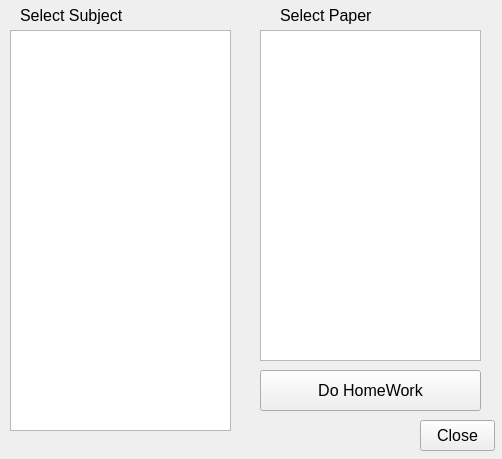
<?xml version="1.0" encoding="UTF-8"?>
<ui version="4.0">
 <class>OpenHomeWork</class>
 <widget class="QWidget" name="OpenHomeWork">
  <property name="geometry">
   <rect>
    <x>0</x>
    <y>0</y>
    <width>502</width>
    <height>459</height>
   </rect>
  </property>
  <property name="font">
   <font>
    <pointsize>12</pointsize>
   </font>
  </property>
  <property name="windowTitle">
   <string>Form</string>
  </property>
  <widget class="QPushButton" name="pBClose">
   <property name="geometry">
    <rect>
     <x>420</x>
     <y>420</y>
     <width>75</width>
     <height>31</height>
    </rect>
   </property>
   <property name="text">
    <string>Close</string>
   </property>
  </widget>
  <widget class="QPushButton" name="pBOpen">
   <property name="geometry">
    <rect>
     <x>260</x>
     <y>370</y>
     <width>221</width>
     <height>41</height>
    </rect>
   </property>
   <property name="text">
    <string>Do HomeWork</string>
   </property>
  </widget>
  <widget class="QLabel" name="label">
   <property name="geometry">
    <rect>
     <x>20</x>
     <y>0</y>
     <width>111</width>
     <height>31</height>
    </rect>
   </property>
   <property name="text">
    <string>Select Subject</string>
   </property>
  </widget>
  <widget class="QLabel" name="label_2">
   <property name="geometry">
    <rect>
     <x>280</x>
     <y>5</y>
     <width>101</width>
     <height>21</height>
    </rect>
   </property>
   <property name="text">
    <string>Select Paper</string>
   </property>
  </widget>
  <widget class="QListWidget" name="lWSelectSubject">
   <property name="geometry">
    <rect>
     <x>10</x>
     <y>30</y>
     <width>221</width>
     <height>401</height>
    </rect>
   </property>
   <property name="font">
    <font>
     <pointsize>15</pointsize>
    </font>
   </property>
  </widget>
  <widget class="QListWidget" name="lWSelectHomeWork">
   <property name="geometry">
    <rect>
     <x>260</x>
     <y>30</y>
     <width>221</width>
     <height>331</height>
    </rect>
   </property>
   <property name="font">
    <font>
     <pointsize>15</pointsize>
    </font>
   </property>
  </widget>
 </widget>
 <resources/>
 <connections>
  <connection>
   <sender>pBClose</sender>
   <signal>clicked()</signal>
   <receiver>OpenHomeWork</receiver>
   <slot>close()</slot>
   <hints>
    <hint type="sourcelabel">
     <x>481</x>
     <y>423</y>
    </hint>
    <hint type="destinationlabel">
     <x>622</x>
     <y>426</y>
    </hint>
   </hints>
  </connection>
 </connections>
</ui>
